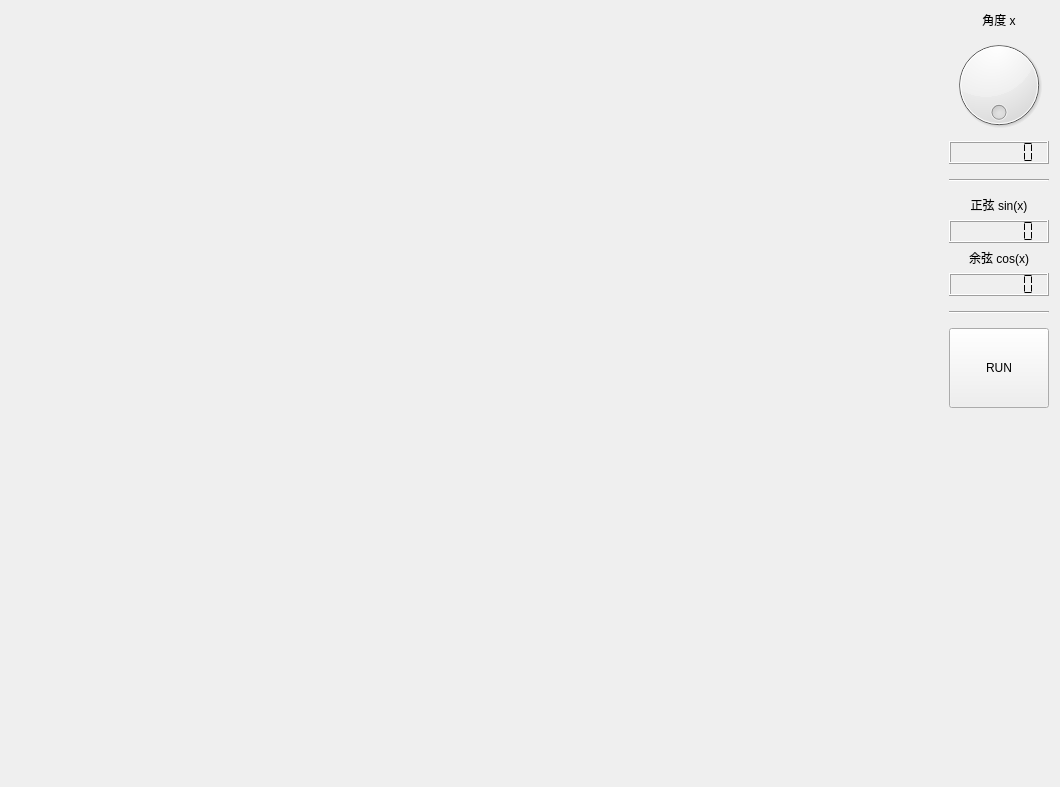
<?xml version="1.0" encoding="UTF-8"?>
<ui version="4.0">
 <class>Form</class>
 <widget class="QWidget" name="Form">
  <property name="geometry">
   <rect>
    <x>0</x>
    <y>0</y>
    <width>1060</width>
    <height>787</height>
   </rect>
  </property>
  <property name="windowTitle">
   <string>Form</string>
  </property>
  <layout class="QHBoxLayout" name="horizontalLayout" stretch="1000,0">
   <item>
    <widget class="QLabel" name="img1">
     <property name="minimumSize">
      <size>
       <width>400</width>
       <height>300</height>
      </size>
     </property>
     <property name="text">
      <string/>
     </property>
    </widget>
   </item>
   <item>
    <layout class="QVBoxLayout" name="verticalLayout" stretch="0,0,0,0,0,0,0,0,0,0,100">
     <item>
      <widget class="QLabel" name="label">
       <property name="text">
        <string>角度 x</string>
       </property>
       <property name="alignment">
        <set>Qt::AlignBottom|Qt::AlignHCenter</set>
       </property>
      </widget>
     </item>
     <item>
      <widget class="QDial" name="r_d">
       <property name="maximum">
        <number>719</number>
       </property>
       <property name="tracking">
        <bool>false</bool>
       </property>
       <property name="orientation">
        <enum>Qt::Horizontal</enum>
       </property>
       <property name="invertedAppearance">
        <bool>false</bool>
       </property>
       <property name="invertedControls">
        <bool>false</bool>
       </property>
       <property name="wrapping">
        <bool>true</bool>
       </property>
      </widget>
     </item>
     <item>
      <widget class="QLCDNumber" name="l_deg">
       <property name="minimumSize">
        <size>
         <width>0</width>
         <height>0</height>
        </size>
       </property>
       <property name="digitCount">
        <number>7</number>
       </property>
       <property name="segmentStyle">
        <enum>QLCDNumber::Flat</enum>
       </property>
      </widget>
     </item>
     <item>
      <widget class="Line" name="line">
       <property name="minimumSize">
        <size>
         <width>0</width>
         <height>20</height>
        </size>
       </property>
       <property name="orientation">
        <enum>Qt::Horizontal</enum>
       </property>
      </widget>
     </item>
     <item>
      <widget class="QLabel" name="label_2">
       <property name="text">
        <string>正弦 sin(x)</string>
       </property>
       <property name="alignment">
        <set>Qt::AlignBottom|Qt::AlignHCenter</set>
       </property>
      </widget>
     </item>
     <item>
      <widget class="QLCDNumber" name="l_sin">
       <property name="digitCount">
        <number>7</number>
       </property>
       <property name="segmentStyle">
        <enum>QLCDNumber::Flat</enum>
       </property>
      </widget>
     </item>
     <item>
      <widget class="QLabel" name="label_3">
       <property name="text">
        <string>余弦 cos(x)</string>
       </property>
       <property name="alignment">
        <set>Qt::AlignBottom|Qt::AlignHCenter</set>
       </property>
      </widget>
     </item>
     <item>
      <widget class="QLCDNumber" name="l_cos">
       <property name="digitCount">
        <number>7</number>
       </property>
       <property name="segmentStyle">
        <enum>QLCDNumber::Flat</enum>
       </property>
      </widget>
     </item>
     <item>
      <widget class="Line" name="line_2">
       <property name="minimumSize">
        <size>
         <width>0</width>
         <height>20</height>
        </size>
       </property>
       <property name="orientation">
        <enum>Qt::Horizontal</enum>
       </property>
      </widget>
     </item>
     <item>
      <widget class="QPushButton" name="bt1">
       <property name="minimumSize">
        <size>
         <width>60</width>
         <height>80</height>
        </size>
       </property>
       <property name="text">
        <string>RUN</string>
       </property>
      </widget>
     </item>
     <item>
      <widget class="QLabel" name="label_4">
       <property name="text">
        <string/>
       </property>
      </widget>
     </item>
    </layout>
   </item>
  </layout>
 </widget>
 <resources/>
 <connections/>
</ui>
